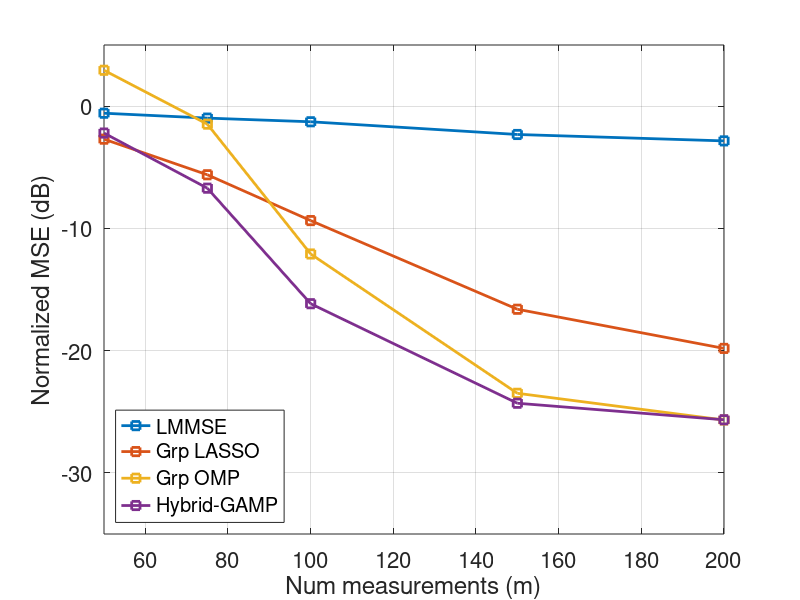

MATLAB code for this plot:
% Load data
load data/grpSparseSim_omp;

MEAN_LIN = 1;
MEAN_DB = 2;
plotType = MEAN_LIN;

% Compute mean for each method
nmeasTest = length(nzTest);
nmeth = length(methTest0)+1;
mseMean = zeros(nmeasTest,nmeth);
for imeas = 1:nmeasTest
    
    % Lasso MSE
    if (plotType == MEAN_LIN)
        mseMean(imeas, 1) = 10*log10(mean( 10.^(0.1*mseOptGam(:,imeas))));
    else
        mseMean(imeas, 1) = mean( mseOptGam(:,imeas));
    end
    
    % GAMP and LS
    for imeth = 2:nmeth
        if (plotType == MEAN_LIN)
            mseMean(imeas, imeth) = 10*log10(mean( 10.^(0.1*mseMethTot{imeas}(:,imeth-1))));
        else
            mseMean(imeas, imeth) = mean( mseMethTot{imeas}(:,imeth-1));
        end
    end
    
end

xpow = -10;
h = plot(nzTest, mseMean(:,[2 1 4 3])-xpow, 's-');
grid on;     
set(gca,'FontSize',16);
set(h, 'LineWidth', 2);
xlabel('Num measurements (m)');
ylabel('Normalized MSE (dB)');
axis([50 200 -35 5]);
legend('LMMSE', 'Grp LASSO', 'Grp OMP', 'Hybrid-GAMP','Location', 'SouthWest');

print -depsc grpSparseSim
